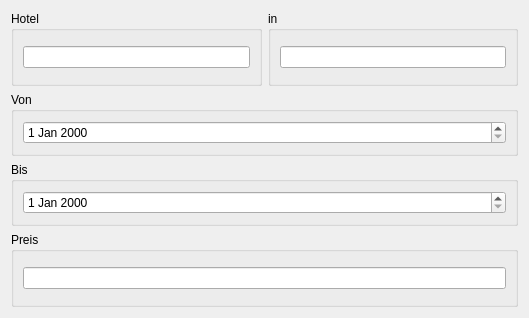
<?xml version="1.0" encoding="UTF-8"?>
<ui version="4.0">
 <class>HotelBookingUi</class>
 <widget class="QWidget" name="HotelBookingUi">
  <property name="geometry">
   <rect>
    <x>0</x>
    <y>0</y>
    <width>529</width>
    <height>318</height>
   </rect>
  </property>
  <property name="minimumSize">
   <size>
    <width>529</width>
    <height>318</height>
   </size>
  </property>
  <property name="windowTitle">
   <string>HotelBookingUi</string>
  </property>
  <layout class="QVBoxLayout" name="verticalLayout_2">
   <item>
    <layout class="QHBoxLayout" name="horizontalLayout">
     <item>
      <widget class="QGroupBox" name="groupBox">
       <property name="title">
        <string>Hotel</string>
       </property>
       <layout class="QVBoxLayout" name="verticalLayout_5">
        <item>
         <widget class="QLineEdit" name="hotelName"/>
        </item>
       </layout>
      </widget>
     </item>
     <item>
      <widget class="QGroupBox" name="groupBox_2">
       <property name="title">
        <string>in</string>
       </property>
       <layout class="QVBoxLayout" name="verticalLayout_6">
        <item>
         <widget class="QLineEdit" name="town"/>
        </item>
       </layout>
      </widget>
     </item>
    </layout>
   </item>
   <item>
    <layout class="QVBoxLayout" name="verticalLayout">
     <item>
      <widget class="QGroupBox" name="groupBox_3">
       <property name="title">
        <string>Von</string>
       </property>
       <layout class="QVBoxLayout" name="verticalLayout_4">
        <item>
         <widget class="QDateEdit" name="checkinDate"/>
        </item>
       </layout>
      </widget>
     </item>
     <item>
      <widget class="QGroupBox" name="groupBox_4">
       <property name="title">
        <string>Bis</string>
       </property>
       <layout class="QVBoxLayout" name="verticalLayout_3">
        <item>
         <widget class="QDateEdit" name="checkoutDate"/>
        </item>
       </layout>
      </widget>
     </item>
    </layout>
   </item>
   <item>
    <widget class="QGroupBox" name="groupBox_5">
     <property name="title">
      <string>Preis</string>
     </property>
     <layout class="QVBoxLayout" name="verticalLayout_7">
      <item>
       <widget class="QLineEdit" name="price"/>
      </item>
     </layout>
    </widget>
   </item>
  </layout>
 </widget>
 <resources/>
 <connections/>
</ui>
